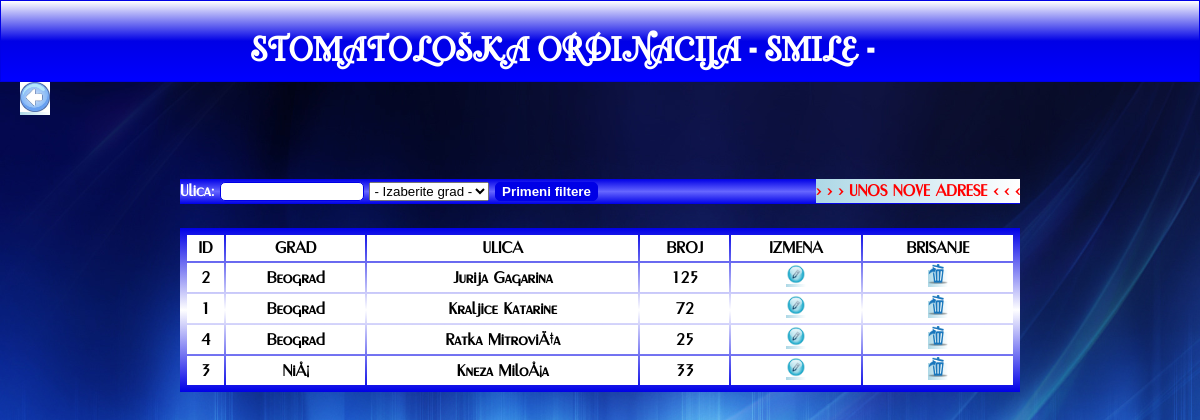
/zubarska_ordinacija/maticni/adrese/pregled.php (signed in), run on the app's committed database.
### tables this page shows
CREATE TABLE `adresa` (
  `id` int(10) UNSIGNED NOT NULL,
  `id_grad` int(10) UNSIGNED NOT NULL,
  `id_ulica` int(10) UNSIGNED NOT NULL,
  `broj` int(10) UNSIGNED NOT NULL
);

CREATE TABLE `grad` (
  `id` int(10) UNSIGNED NOT NULL,
  `naziv` varchar(30) NOT NULL
);

CREATE TABLE `ulica` (
  `id` int(10) UNSIGNED NOT NULL,
  `naziv` varchar(40) NOT NULL
);

### zubarska_ordinacija/maticni/adrese/pregled.php (the view, shortened to what this page needs)
<?php
include_once "../../inc/header.php";
require '../../inc/konekcija.php';
?>
		<a href="../../pocetna.php" class="nazad"><img src="../../img/back.jpg" width=30 height=30> </a>
	</header>
		<main>
	<?php
				$selectGrad = "<option value='-1'> - Izaberite grad - </option>";
			$sqlQuery = "SELECT * FROM grad ";
			$res = mysqli_query($conn, $sqlQuery);
			while($row = mysqli_fetch_assoc($res)){
				$selectGrad .= "<option value=${row['id']}> ${row['naziv']} </option>";
			}
	?>
		<div class="filter">
			<form action="" name="filtriranje" >
				Ulica: <input type="text" size="15" name="fltUl" value=<?php echo (isset($_REQUEST['fltUl']))?$_REQUEST['fltUl']:"";?>>
				<select name="fltGrad" id="fltGrad"><?=$selectGrad?></select>
				<input type="submit" name="filtriraj" value="Primeni filtere">
			&nbsp; <a href="azuriranje.php?akcija=n" class="unos"> > > > UNOS NOVE ADRESE < < < </a>
			</form>
		</div>
		<br>
		<table class="tabela">
			<tr align="center">
				<td>ID</td>
				<td>GRAD</td>
				<td>ULICA</td>
				<td>BROJ</td>
				<td>IZMENA</td>
				<td>BRISANJE</td>
			</tr>
	<?php
			$sqlUslovi = " 1=1 ";
			$sqlQuery = "SELECT A.id AS id, G.naziv AS grad, U.naziv AS ulica, A.broj
						 FROM adresa A
						 LEFT JOIN ulica U ON A.id_ulica=U.id
						 LEFT JOIN grad G on A.id_grad=G.id
						 WHERE $sqlUslovi
						 ORDER BY G.naziv, U.naziv";
			$res = mysqli_query($conn, $sqlQuery);
			while($row = mysqli_fetch_assoc($res)){
				$adresa = $row['ulica'] ." ". $row['broj'].", ". $row['grad'] ;
	?>
			<tr align="center">
				<td><?=$row['id']?></td>
				<td><?=$row['grad']?></td>
				<td><?=$row['ulica']?></td>
				<td><?=$row['broj']?></td>
				<td><a href="azuriranje.php?akcija=i&id=<?=$row['id']?>"><img src="../../img/edit.jpg" width=20 height=20></a></td>
				<td><a href="azuriranje.php?akcija=b&id=<?=$row['id']?>" onClick="return potvrdiAkciju('Da li želite da obrišete adresu \n <?=$adresa?>?');"><img src="../../img/remove.png" width=20 height=20></a></td>
			</tr>
	<?php
		}
	?>
			</table>
		</main>
	</body>
	</html>

### zubarska_ordinacija/inc/header.php (shortened to what this page needs)
<!DOCTYPE html>
<html lang="sr">
    <head>
		<link rel="stylesheet" type="text/css" href="css/style.css">
		<link rel="stylesheet" type="text/css" href="../css/style.css">
		<link rel="stylesheet" type="text/css" href="../../css/style.css">
    </head>
    <body>
	<header>
            <div class="naslov">
			     <h1>STOMATOLOŠKA ORDINACIJA - SMILE - </h1>
			</div>

### zubarska_ordinacija/css/style.css (style rules this page uses)
body { font-family: FirstFont; font-size: 16px; line-height: 1.5; padding: 0; margin: 0; background-image: url(../img/background.jpg); background-size:cover; min-height:500px; }
.naslov { border:1px solid #0000e6; height:80px; background: linear-gradient(to top, blue, #0000e6, white); }
.naslov h1 { width:700px; margin:auto; margin-top:20px; font-family: CurlyFont; font-size:40px; font-weight:bold; color:white; }
a:link, a:visited { background: linear-gradient(to left,white ,lightblue ); color: red; font-weight:bold; text-decoration:none; }
.filter, .filterZ { height:25px; background: linear-gradient(to top,#0000e6, #6666ff, #0000e6 ); text-align:left; margin:auto; width:70%; font-weight:bold; margin-top:60px; color:white; }
.nazad { margin-left:20px; }
.tabela { width:70%; }
.tabela, .tabelaUnos { border-collapse: separate ; margin:auto; background: linear-gradient(to bottom ,#0000e6 , white,#0000e6 ); font-weight:bold; padding:5px; }
th,tr { background: white; }
.unos { float:right; }
.filter input[type="submit"] { border-radius:5px; color:white; font-weight:900; background:#0000e6; }
.filter input { border-radius:5px; font-weight:900; border:1px solid #0000e6; }

### data on the page
adresa: id "2", id_grad.naziv "Beograd", id_ulica.naziv "Jurija Gagarina", broj "125"
adresa: id "1", id_grad.naziv "Beograd", id_ulica.naziv "Kraljice Katarine", broj "72"
adresa: id "4", id_grad.naziv "Beograd", id_ulica.naziv "Ratka MitroviÄ‡a", broj "25"
adresa: id "3", id_grad.naziv "NiÅ¡", id_ulica.naziv "Kneza MiloÅ¡a", broj "33"
